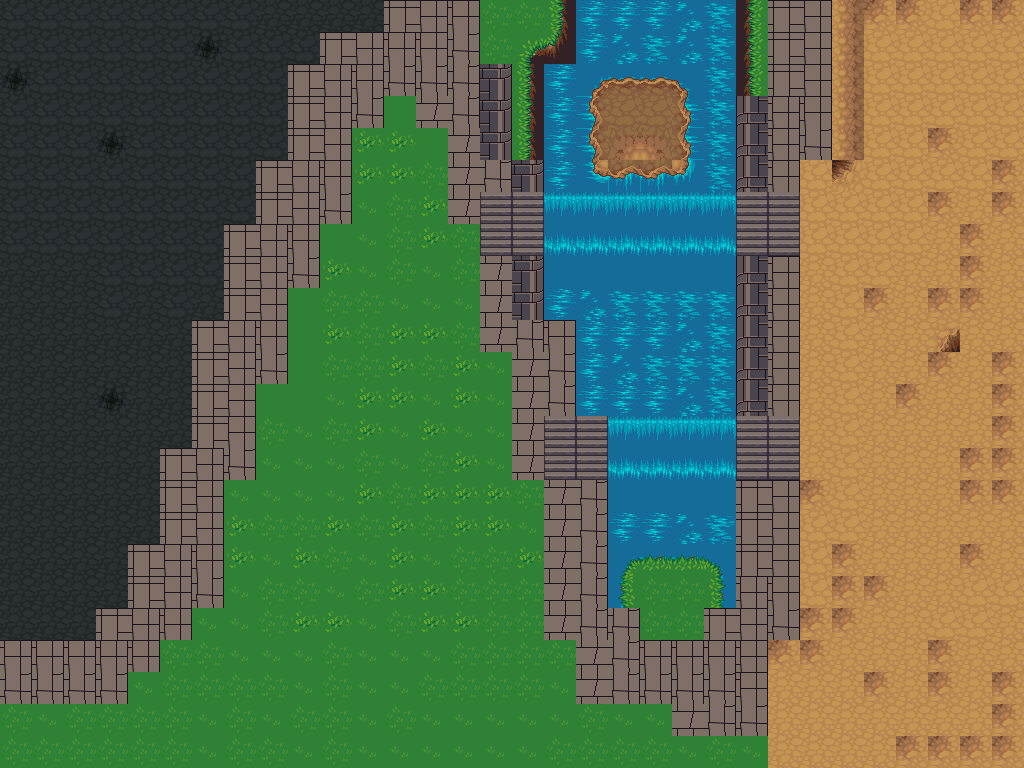

Rendered tile map (Tiled .tmx) drawn with the repository's tilesets; below, a short description and the map source with its tile grids summarised:
An orthogonal 32x24 tile map with 32x32 px tiles, 1 tile layer (Tile Layer 1), 2 tilesets.

<map version="1.0" orientation="orthogonal" renderorder="right-down" width="32" height="24" tilewidth="32" tileheight="32" nextobjectid="1">
 <tileset firstgid="1" name="automapping-terrain" tilewidth="32" tileheight="32">
  <image source="automapping-terrain.png" width="512" height="928" />
 </tileset>
 <tileset firstgid="465" name="terrain_atlas" tilewidth="32" tileheight="32">
  <image source="terrain_atlas.png" width="1024" height="1024" />
  <terraintypes>
   <terrain name="Hole" tile="358" />
   <terrain name="Bush" tile="770" />
   <terrain name="Cobble" tile="515" />
  </terraintypes>
  <tile id="358" terrain=",,,0" />
  <tile id="359" terrain=",,0,0" />
  <tile id="360" terrain=",,0," />
  <tile id="390" terrain=",0,,0" />
  <tile id="391" terrain="0,0,0,0" />
  <tile id="392" terrain="0,,0," />
  <tile id="422" terrain=",0,," />
  <tile id="423" terrain="0,0,," />
  <tile id="424" terrain="0,,," />
  <tile id="514" terrain="2,,2," />
  <tile id="546" terrain="2,2,2,2" />
  <tile id="547" terrain="2,2,2,2" />
  <tile id="704" terrain=",,1,1" />
  <tile id="705" terrain=",,1,1" />
  <tile id="706" terrain=",,1,1" />
  <tile id="736" terrain="1,1,1,1" />
  <tile id="737" terrain="1,1,1,1" />
  <tile id="738" terrain="1,1,1,1" />
  <tile id="768" terrain="1,1,," />
  <tile id="769" terrain="1,1,," />
  <tile id="770" terrain="1,1,," />
 </tileset>
 <layer name="Tile Layer 1" width="32" height="24">
  <data>[768 cells, 768 non-empty, 39 distinct tile ids]</data>
 </layer>
</map>
